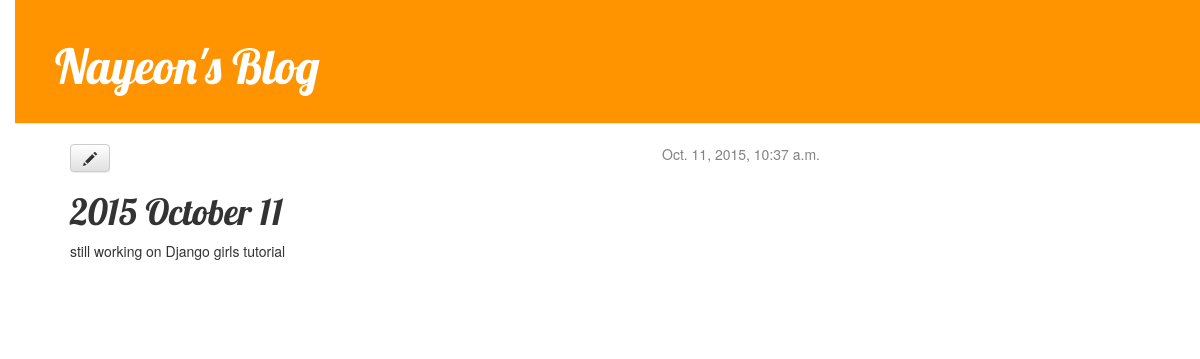
/post/6, run on the app's committed database.
### blog/models.py (models this page shows, shortened)
class Post(models.Model):
    author = models.ForeignKey('auth.User')
    title = models.CharField(max_length=200)
    text = models.TextField()
    created_date = models.DateTimeField(
            default=timezone.now)
    published_date = models.DateTimeField(
            blank=True, null=True)

### blog/views.py (the view)
# urls.py: url(r'^post/(?P<pk>[0-9]+)$', views.post_detail, name='post_detail'),
def post_detail(request,pk):
    post = get_object_or_404(Post, pk=pk)
    return render(request, 'blog/post_detail.html', {'post': post})

### blog/templates/blog/post_detail.html
{% extends "blog/base.html" %}
{% block content %}
<div class="post">
{% if post.published_date %}
<div class="date">
{{ post.published_date }}
</div>
{% endif %}
<a class="btn btn-default" href="{% url "post_edit" pk=post.pk %}"><span class="glyphicon glyphicon-pencil"></span></a>
<h1>{{ post.title }}</h1>
<p>{{ post.text|linebreaks }}</p>
</div>
{% endblock %}

### blog/static/css/blog.css (style rules this page uses)
body { padding-left: 15px; }
h1, h2, h3, h4 { font-family: 'Lobster', cursive; }
.date { float: right; color: #828282; }
.post { margin-bottom: 70px; }

### data on the page
Post: published_date "Oct. 11, 2015, 10:37 a.m.", title "2015 October 11", text "still working on Django girls tutorial"
